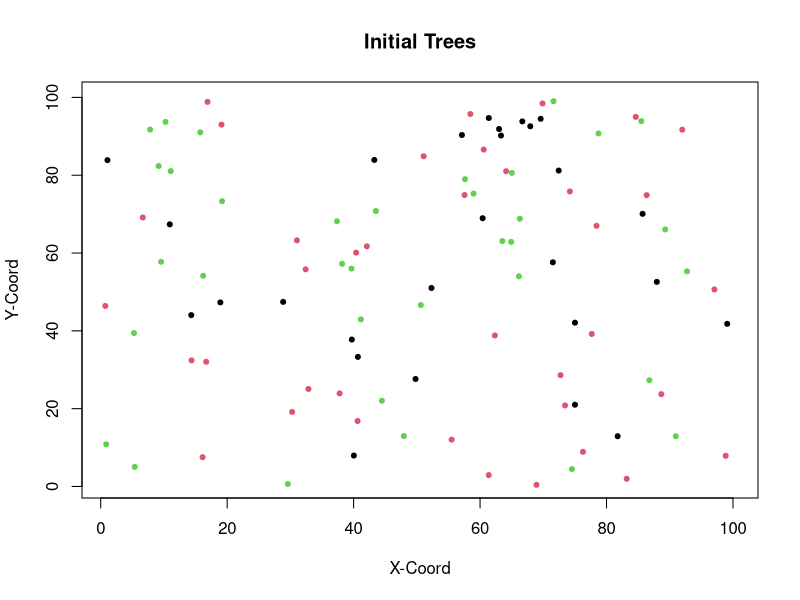

The R script that drew this image: (Note: this script raises an error after producing the figure.)
### Got the basics of the carrying capacity function taken care of I think. Gonna take a bit to parameterize the code now, but structurally
### I'm happy with it right now
#Load packages

#Load packages

library(tidyverse) 
library(gridExtra)


### Initialize params ###

# Set up a grid to represent land
#Place individuals on plot
xsize = ysize = 100

numInd = 100
numSpecies = 3
data <-  tibble("ID" = 1:numInd, "age" = 3, 
                 species = sample(numSpecies, numInd, replace = TRUE), "xlocation" = runif(numInd, 0, 100), 
                 "ylocation" = runif(numInd,0,100), "parentalDistance" = 0)
#Ignore:
#sample(150, numInd, replace = TRUE)

herbivores <- data %>%  slice_sample(n = 25) %>% select(-c(ID, age, parentalDistance))
herbivores <- herbivores %>% mutate(ID = 1:nrow(herbivores), age = 0)
plot(data$xlocation, data$ylocation, col = data$species, pch = 20, xlim = c(1,100), ylim = c(1,100),
     xlab = "X-Coord", ylab = "Y-Coord", main = "Initial Trees")



#Set up rates of birth/death/growth etc...
deltaT = 1 #1 year periods of growth
ageChange = deltaT
maxAge = 150
seeds = 1
dispParam = 5 #dispersalParam
DensParam = 0.3 #DensityParamx
# DensParam1 = 2
uniqueSp = unique(data$species)
numYears = 10000


# Conditions for population dynamics

#Intrinsic rate of growth
R = 2

#Carrying Capacity
K= 2000


#Herbivore initials
HerbDensParam = 5
HerbEffectiveness = 0.88

# Used for summary statistics
speciesPopulation = NULL
herbPop = NULL
agePops = NULL
herbAgePop = NULL
denseSpecies <- NULL

### MAIN LOOP ####


for(t in seq(0, numYears, by = deltaT)){ 
  #grow
  data$age = data$age + deltaT
  herbivores$age = herbivores$age + 1
  
  #disperse seed
  adults <- data[data$age > 3, ]
  seedsPerSpecies <- NULL
  for (i in 1:numSpecies){
    speciesPop = nrow(data[data$species == i,])
    numSeeds <- carryingCapacity(speciesPop, nrow(data), R, K)
    seedsPerSpecies <- c(seedsPerSpecies, numSeeds)
  }
  Ind = data[1, ]
  babies <- dispersal(adults)
  #survival of seeds
  #babies <- seedPredation(babies, babies$parentalDistance)
  data <- bind_rows(data, babies)
  #Do not let trees grow on top of eachother
  #data <- treeProximity(data)
  #Background death of adults. Death rate decreases with age
  data <- backgroundDeath(data)
  
  #trees over max age die
  
  countSpecies <- speciesSize(data$species)
  speciesPopulation <-  bind_rows(speciesPopulation, countSpecies)
  
  #Herbivores die
  herbivores <- herbivoreDeath(data, herbivores)
  
  
  #Herbivores reproduce
  newHerbivores <- herbivoreGrowth(data, herbivores)
  herbivores <- bind_rows(herbivores, newHerbivores)
  herbivores <- herbivores[!duplicated(herbivores$xlocation) & !duplicated(herbivores$ylocation),]
  
  #Supplemental
  countHerbs <- speciesSize(herbivores$species)
  herbPop <- bind_rows(herbPop, countHerbs)
  
  #Herbivores damage trees
  data <-  herbivory(data, herbivores)
  
  
  #Supp  functions/Statistics
  ages <- tibble("gen" = t, "babies" = nrow(subset(data, age < 6)), "young" = nrow(subset(data, age >= 6 & age <=20)), "middle aged" = nrow(subset(data, age > 20 &
                                                                                                   age < 50)), 
                 "old" = nrow(subset(data, age >= 50)))
  
  herbAges <- tibble("gen" = t, "babies" = nrow(subset(herbivores, age < 6)), 
                     "young" = nrow(subset(herbivores, age >= 6 & age <=20)),
                     "middle aged" = nrow(subset(herbivores, age > 20 &                                                                                                                                 age < 50)), 
                     "old" = nrow(subset(herbivores, age >= 50)))
  currentDens <- tibble("gen" = t, "num" = speciesDense(data))
  
  denseSpecies <- bind_rows(denseSpecies, currentDens)
  agePops <- bind_rows(agePops, ages)
  herbAgePop <- bind_rows(herbAgePop, herbAges)
  
  #These fucntions plot the trees every generation. I mainly use these when trying to
  #paramterize something so I can see the effects on several generations. Otherwise comment them out
  
  plot(data$xlocation, data$ylocation, col = data$species, pch = 20, xlim = c(1,100), ylim = c(1,100),
       main = "Tree Population Size", ylab = "Count", xlab = "Generation")
  #plot(herbivores$xlocation, herbivores$ylocation, col = herbivores$species, pch = 20, xlim = c(1,100), ylim = c(1,100))
  
  print(t)

}


##### MAIN FUNCTIONS #######

#Carrying Capacity limitis birth rates

carryingCapacity = function(speciesN, totalN, R, K){
  
  PopGrowth <- (speciesN*R*((K-totalN)/K))
  PopGrowth <-  ifelse(PopGrowth > 0, PopGrowth, 0)
  return(PopGrowth)
  
}

#Disperse x number of seeds per parent. 

dispersal <- function(Trees){
  babies = NULL
  for(i in 1:numSpecies){
    speciesTree <- Trees[Trees$species == i,]
    if(nrow(speciesTree)> 0){
      #Before running this, we calculate seeds per species using the carrying capacity function
      numBabies <- ceiling(seedsPerSpecies[i])
      #take a random sample of conspecific adult trees to disperse the seeds
      parents <- slice_sample(speciesTree, n = numBabies, replace = TRUE)
      if (parents>0){
        for (i in 1:nrow(parents)){
          parent = parents[i,]
          baby = parent[1, ]
          baby$age = as.integer(0)
          baby$ID  = max(data$ID) + i 
          baby$species  =  parent$species
          babyDist = (rnorm(1, mean=0, sd=dispParam))
          xDirection = runif(1)
          baby$xlocation = ((xDirection*babyDist) + parent$xlocation) %% xsize
          baby$ylocation = (((1-xDirection) * babyDist) + parent$ylocation) %% ysize
          baby$parentalDistance = abs(babyDist)
          babies <- bind_rows(babies, baby)
        }
      }
      
    }
  }
  return(babies)
}
  



#Natural Background death
backgroundDeath <- function(population){
  living = c()
  probDeath = c()
  for (i in 1:nrow(population)){
    alive <- (runif(1) > 0.01)
    living[i] = alive
  }
  return(population[living,])
}




#### HERBIVORY FUNCTIONS ######


#Herbivory function: herbivores kill trees
herbivory <- function(trees, herbivores){
  deadTrees = NULL
  for (i in 1:nrow(herbivores)){
    indHerbivore = herbivores[i, ]
    infected = data[data$xlocation == indHerbivore$xlocation  & data$ylocation == indHerbivore$ylocation, ]
    probSurv = (((infected$age+1)) / (((indHerbivore$age)+1)*HerbEffectiveness))
    if(probSurv < abs(rnorm(1,mean = 1, sd = 0.2))){
      deadTrees <- bind_rows(deadTrees, infected)
    }
  }
  deadID = deadTrees$ID
  return(subset(trees, !(ID %in% deadID)))
}

herbivoreGrowth <- function(trees, herbivores){
  infectedTrees <- NULL
  for (i in 1:nrow(herbivores)){
    indHerbivore <- herbivores[i, ]
    infectedTree <- subset(trees, xlocation > indHerbivore$xlocation - (HerbDensParam)
                           & xlocation < indHerbivore$xlocation + (HerbDensParam )
                           & ylocation > indHerbivore$ylocation - (HerbDensParam)
                           & ylocation < indHerbivore$ylocation + (HerbDensParam )
                           & species == indHerbivore$species)
    infectedTree <- subset(infectedTree, (xlocation != indHerbivore$xlocation | ylocation != indHerbivore$ylocation))
    infectedTrees <- bind_rows(infectedTrees, infectedTree)
  }
  if(nrow(infectedTrees) > 0){
    newHerbivores <- infectedTrees %>%  select(-c(parentalDistance, ID, age)) %>% 
      mutate(ID = seq(max(herbivores$ID)+1, 
      max(herbivores$ID)+nrow(infectedTrees)), age = 0)
  }else{
    newHerbivores <- NULL
  }
  return(newHerbivores)
}

herbivoreDeath <- function(trees, herbivores){
  dead = NULL
  totalInf = NULL
  for (i in 1:nrow(herbivores)){
    indHerbivore = herbivores[i, ]
    infected = data[data$xlocation == indHerbivore$xlocation  & data$ylocation == indHerbivore$ylocation, ]
    if (nrow(infected) < 1){
      dead <- bind_rows(dead, indHerbivore)
    }
  }
  herbID = dead$ID
  return(subset(herbivores, !(ID %in% herbID)))
}






### SUPPLEMENTAL FUNCTIONS###


#Plot pathogen vs trees
grid.arrange(plotSpecies(speciesPopulation), plotHerbSpecies(herbPop), ncol = 1)


#Plot the age distribution over time of trees
agePops1 <-  pivot_longer(agePops, cols = !gen, names_to = "Group", values_to = "Count")
agePopGraph <- ggplot(agePops1, aes(gen, Count, color = Group))+
  geom_line()

herbAgePop1 <-  pivot_longer(herbAgePop, cols = !gen, names_to = "Group", values_to = "Count")
herbAgeGraph <- ggplot(herbAgePop1, aes(gen, Count, color = Group))+
  geom_line()

grid.arrange(agePopGraph, herbAgeGraph, ncol = 1)


#plot adult pop
treesOld <- subset(agePops1, Group == "old")

agePopGraph <- ggplot(treesOld, aes(gen, Count))+
  geom_line()
agePopGraph
#Plot species density
ggplot(data = denseSpecies, aes(x = gen, y= num))+
  geom_line()+
  labs(y = "Population per 5x5",x = "generation", title = "Conspecific density")

#Used to plot population over time
plotSize <- function(popSize){
  popTime <- tibble("gen" = c(1:length(popSize)), "population" = popSize)
  plot(popTime$gen, popTime$population, type = "b", col = "blue")
}

#used to plot average density for a specific parameter
densSize <- function(xlocation, ylocation){
  Densities = NULL
  for (i in seq(0,95, by = 5)){
    popSegment = subset(xlocation, xlocation > i & xlocation < i+5)
    Densities = c(Densities, length(popSegment))
  }
  return(mean(Densities))
}

#Track population of each species
speciesSize <- function(speciesTypes){
  a = speciesTypes[speciesTypes == 1]
  b = speciesTypes[speciesTypes == 2]
  c = speciesTypes[speciesTypes == 3]
  
  df <- tibble("Species 1" = length(a), "Species 2" = length(b), "Species 3" = length(c))
  return(df)
}


#Plot amount of each species
plotSpecies <- function(speciesPopulation){
  speciesPopulation <- add_column(speciesPopulation, gen = 1:nrow(speciesPopulation))
  speciesPopulation <- pivot_longer(speciesPopulation, cols = starts_with("Species"), names_to = "Species",
                             names_prefix = "Species ", values_to = "Count")
  ggplot(data = speciesPopulation, aes(gen, Count, col = Species))+
    geom_point()+
    geom_line()+
    ylim(0, max(speciesPopulation$Count))+
    ylab("Tree Count")
  
}
plotHerbSpecies <- function(speciesPopulation){
  speciesPopulation <- add_column(speciesPopulation, gen = 1:nrow(speciesPopulation))
  speciesPopulation <- pivot_longer(speciesPopulation, cols = starts_with("Species"), names_to = "Species",
                             names_prefix = "Species ", values_to = "Count")
  ggplot(data = speciesPopulation, aes(gen, Count, col = Species))+
    geom_point()+
    geom_line()+
    ylim(0, max(speciesPopulation$Count))+
    ylab("Herbivore Count")
  
}

speciesDense <- function(population){
  totalNeighbors <- tibble("set" = NULL, "neighbors" = NULL)
  for (i in seq(0,100,5)){
      numNeighbors <- nrow(subset(population, species == 1 & xlocation > (i-5) & xlocation <= i
                                  & ylocation > (i-5) & ylocation < (i)))
      currentNeighbors <- tibble("set" = (i/5), "neighbors" = numNeighbors)
      totalNeighbors <- bind_rows(totalNeighbors, currentNeighbors)
  }
  avg = mean(totalNeighbors$neighbors)
  return(avg)
  }
#If want to track pop/dens put this in main loop and recreate variables popSize and avgDens
#Then use plotSize and densSize functions
popSize = c(popSize, nrow(data))
currentDens <- densSize(data$xlocation, data$ylocation)
avgDens <- c(avgDens, currentDens)



